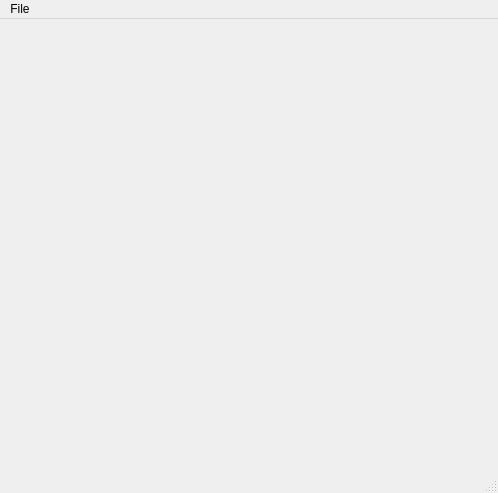
<?xml version="1.0" encoding="UTF-8"?>
<ui version="4.0">
 <class>MainWindow</class>
 <widget class="QMainWindow" name="MainWindow">
  <property name="geometry">
   <rect>
    <x>0</x>
    <y>0</y>
    <width>498</width>
    <height>493</height>
   </rect>
  </property>
  <property name="windowTitle">
   <string>MainWindow</string>
  </property>
  <widget class="QWidget" name="centralwidget"/>
  <widget class="QMenuBar" name="menubar">
   <property name="geometry">
    <rect>
     <x>0</x>
     <y>0</y>
     <width>498</width>
     <height>21</height>
    </rect>
   </property>
   <widget class="QMenu" name="menuFile">
    <property name="title">
     <string>File</string>
    </property>
    <addaction name="actionOpen"/>
   </widget>
   <addaction name="menuFile"/>
  </widget>
  <widget class="QStatusBar" name="statusbar"/>
  <action name="actionOpen">
   <property name="text">
    <string>Open...</string>
   </property>
  </action>
 </widget>
 <resources/>
 <connections/>
</ui>
